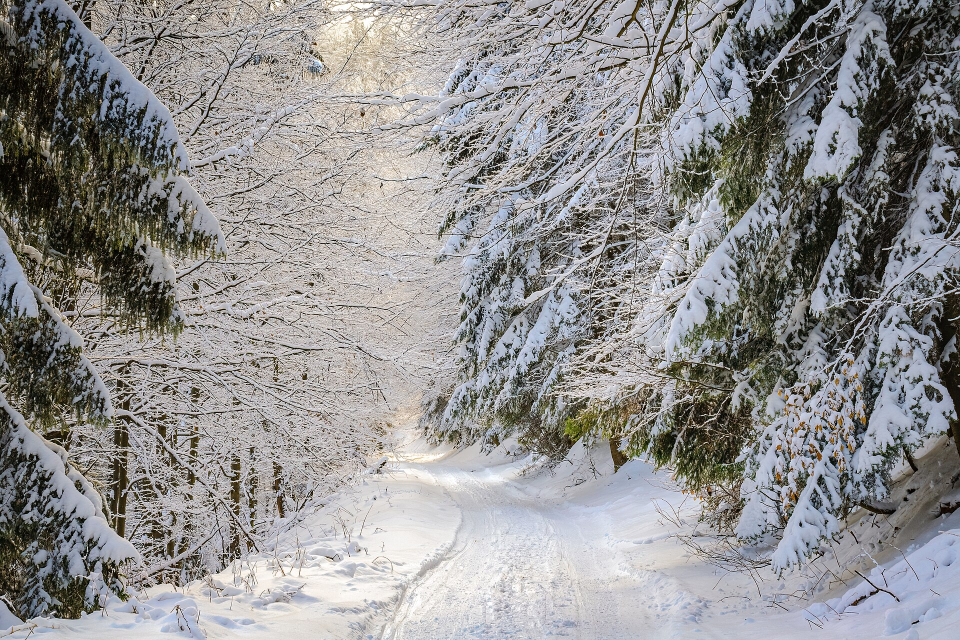
#> input picture assets_cache/moroz_avto/1920px-Picturesque_path_in_the_winter_forest_%2854159942433%29.jpg, 1920 x 1280 px, found by its file name (shown at 1/2 size)
$ python -i whiteboard_termo.py   (imports and definitions only)
#> lines starting #> are read from the running program, lines starting #| are printed output that depends on the picture
# Whiteboard explainer: pencil draws line-art scenes, radiator colour fills, overlays, word captions.
import json, math, subprocess, sys
import numpy as np
from PIL import Image, ImageDraw, ImageFont, ImageFilter

S = '/tmp/claude-0/-home-claude/1aa8b6ad-0ff9-5c05-a29e-50e8238d6250/scratchpad/osbb'
W, H, FPS = 1080, 1920, 30
PAPER = np.array([250, 249, 246], float)
RED = (226, 38, 44); PINK = (240, 120, 130); BLUE = (70, 130, 230); INKC = (22, 22, 26)
FB = '/usr/share/fonts/opentype/inter/Inter-ExtraBold.otf'
F = lambda s: ImageFont.truetype(FB, s)
# [1 line not run here, left out]
# [1 line that did not run here, left out]
# [1 line that did not run here, left out]
def wt(i): return words[i][1]

# ---------- assets ----------
BOX = (120, 70, 841, 1250)  # x, y, w, h of drawing area
def load_art(name):
    im = Image.open(f'{S}/img/{name}').convert('L')
    c = Image.new('L', (572, 850), 255); c.paste(im.crop((0, 0, 572, min(850, im.height))), (0, 0))
    c = c.resize((BOX[2], BOX[3]), Image.LANCZOS)
    a = 255 - np.asarray(c, float)
    a = np.clip((a - 25) * 1.35, 0, 255) / 255.0  # ink alpha, clean paper
    full = np.zeros((H, W)); full[BOX[1]:BOX[1] + BOX[3], BOX[0]:BOX[0] + BOX[2]] = a
    return full
def art_xy(x, y):  # 572x850 coords -> frame coords
    s = BOX[2] / 572; return BOX[0] + x * s, BOX[1] + y * s

# [1 line that did not run here, left out]

# pencil sprite (code-drawn): tip at lower-left, body going up-right
def make_pencil(L=420, Wd=46):
#> called with L = 420, Wd = 46
    big = Image.new('RGBA', (L + 40, Wd + 40), (0, 0, 0, 0)); d = ImageDraw.Draw(big)
#> after `big = Image.new('RGBA', (L + 40, Wd + 40), (0, 0, 0, 0))`: big: PIL image 460x86 RGBA; every value is 0
    y0, y1, cy = 20, 20 + Wd, 20 + Wd / 2
    tipx, cone, ferr = 20, 95, 40
    d.polygon([(tipx, cy), (tipx + cone, y0), (tipx + cone, y1)], fill=(236, 200, 150), outline=INKC)  # wood cone
    d.polygon([(tipx, cy), (tipx + 30, cy - 7), (tipx + 30, cy + 7)], fill=(40, 40, 45))  # graphite
    bx0, bx1 = tipx + cone, L - ferr - 30
    d.rectangle([bx0, y0, bx1, y1], fill=(250, 196, 40), outline=INKC, width=3)  # yellow body
    d.line([(bx0, cy - 8), (bx1, cy - 8)], fill=(255, 220, 110), width=4); d.line([(bx0, cy + 9), (bx1, cy + 9)], fill=(215, 160, 20), width=4)
    d.rectangle([bx1, y0 - 2, bx1 + ferr, y1 + 2], fill=(190, 190, 198), outline=INKC, width=3)  # ferrule
    for k in range(3): d.line([(bx1 + 10 + k * 10, y0), (bx1 + 10 + k * 10, y1)], fill=(140, 140, 150), width=2)
    d.rounded_rectangle([bx1 + ferr, y0, bx1 + ferr + 30, y1], 10, fill=(240, 130, 150), outline=INKC, width=3)  # eraser
    rot = big.rotate(35, expand=True, resample=Image.BICUBIC)  # tilt: tip lower-left
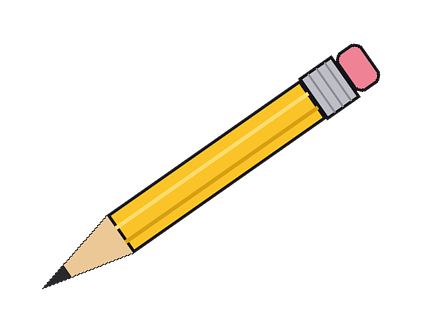
#> rot: PIL image 428x336 RGBA; mean R, G, B, A 23.4, 18.8, 8.6, 29.7; transparent parts drawn white
    # find tip position after rotation
    a = np.asarray(rot)[..., 3]; ys, xs = np.nonzero(a > 10)
#> after `a = np.asarray(rot)[..., 3]`:
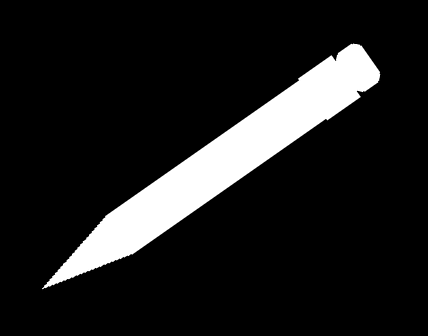
#> a: shape (336, 428); min 0, max 255, mean 29.7
#> after `ys, xs = np.nonzero(a > 10)`: ys = 17123 values from 43 to 289; xs = 17123 values, max 380 at index 1408, min 42 at index 17119, mean 224.5
    i = np.argmin(xs - ys * 0.0 + (-ys) * -1.0 * 0 + xs * 0)  # leftmost point
#> i = 17119
    k = np.argmax(ys - xs)  # bottom-left extreme
#> k = 17122
    return rot, (xs[k], ys[k])
hand, TIP = make_pencil()
#> TIP = (42, 289)

# ---------- helpers ----------
def ease(t): t = max(0., min(1., t)); return t * t * (3 - 2 * t)
# [28 lines left out: functions reveal_mask, compose, rect_mask, not called in this run]

def overlay(frame, fn):
    im = Image.fromarray(frame.clip(0, 255).astype('uint8')); d = ImageDraw.Draw(im); fn(im, d); return im

# [15 lines left out: functions heat, thermo, not called in this run]

# ---------- captions ----------
KEY = {"п'ятірку,", 'не', 'працює.', 'трійка', 'двадцять', 'четвірка', 'двадцяти', 'чотирьох.', 'гріє.', 'закривається,', 'холоне.',
       'вікно.', 'холодно,', 'лічильник', 'будинку.', 'коротко,', 'цифру.', 'економіку.'}
groups, cur = [], []
# [4 lines not run here, left out]
# [11 lines left out: function caption, not called in this run]

def paste_hand(im, tip):
    if tip: im.paste(hand, (int(tip[0] - TIP[0]), int(tip[1] - TIP[1])), hand)

# ---------- scenes ----------
RAD4 = (84, 480, 320, 640); RAD1 = (70, 455, 200, 602)
# [98 lines left out: functions scene_draw, frame, not called in this run]

# [9 lines not run here, left out]

>>> result = load_art('../assets_cache/moroz_avto/1920px-Picturesque_path_in_the_winter_forest_%2854159942433%29.jpg')
#> in load_art (call 2), `im = Image.open(f'{S}/img/{name}').convert('L')`:
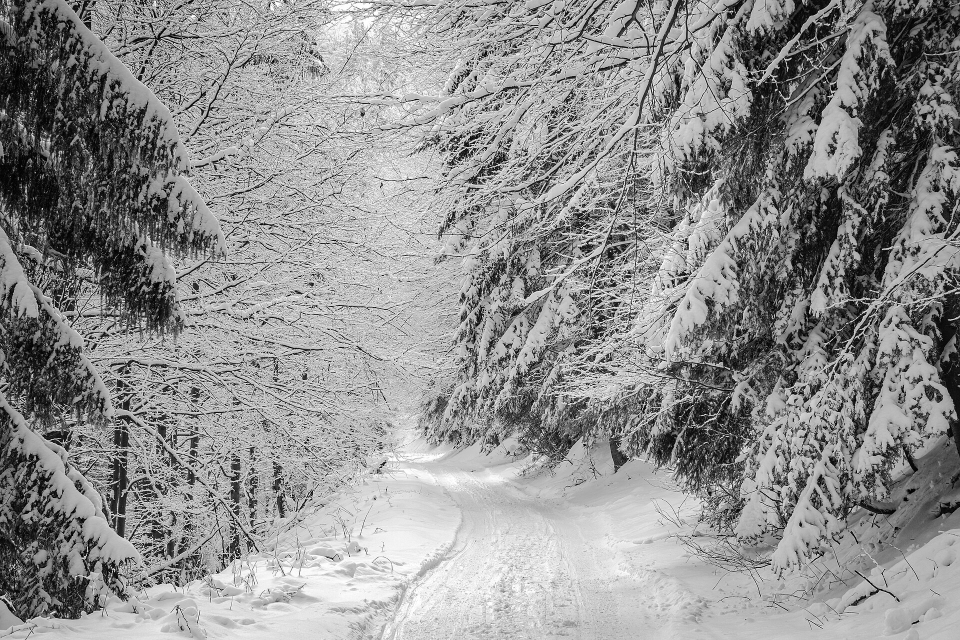
#> im: PIL image 1920x1280 L (shown at 1/2 size); min 0, max 255, mean 143.3
#> in load_art (call 2), `c = Image.new('L', (572, 850), 255)`: c: PIL image 572x850 L; every value is 255
#> in load_art (call 2), `c = c.resize((BOX[2], BOX[3]), Image.LANCZOS)`:
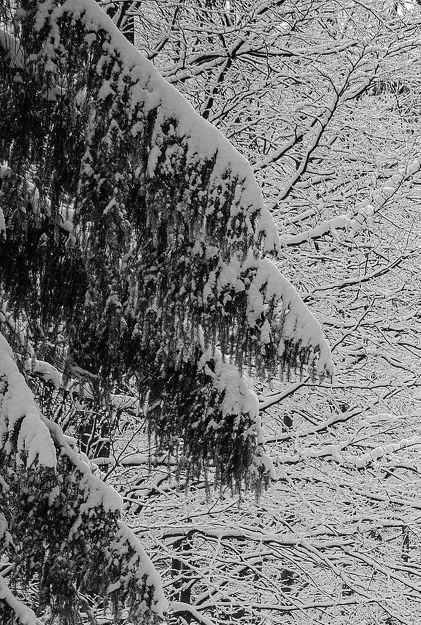
#> c: PIL image 841x1250 L (shown at 1/2 size); min 0, max 255, mean 116.6
#> in load_art (call 2), `a = 255 - np.asarray(c, float)`:
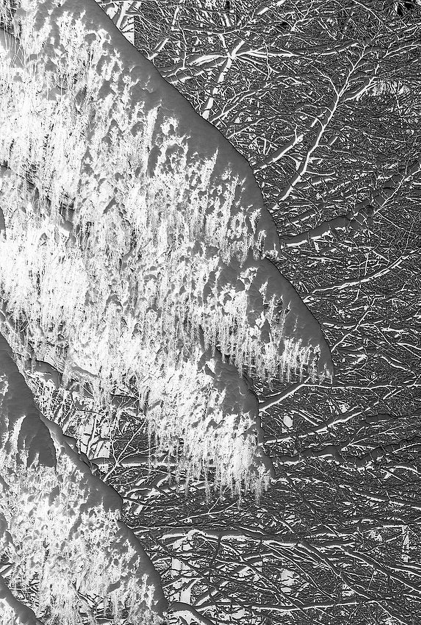
#> a: shape (1250, 841) float64 (shown at 1/2 size); min 0, max 255, mean 138.4
#> in load_art (call 2), `a = np.clip((a - 25) * 1.35, 0, 255) / 255.0`:
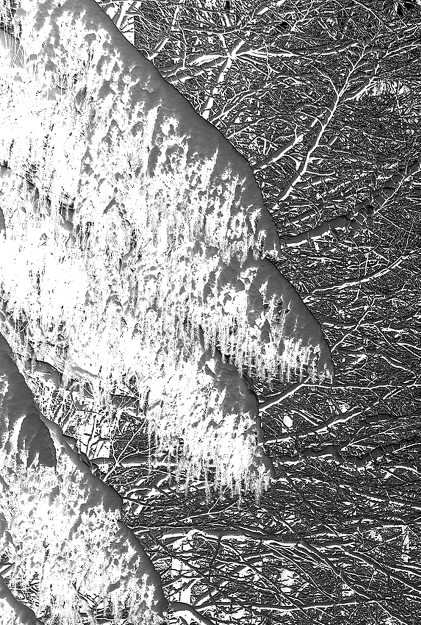
#> a: shape (1250, 841) float64 (shown at 1/2 size); min 0, max 1, mean 0.573
#> in load_art (call 2), `full[BOX[1]:BOX[1] + BOX[3], BOX[0]:BOX[0] + BOX[2]] = a`:
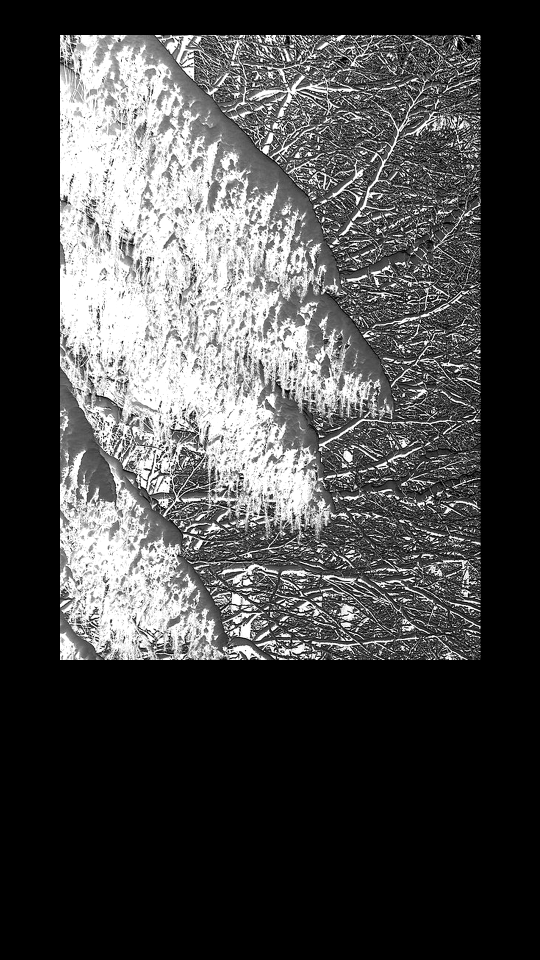
#> full: shape (1920, 1080) float64 (shown at 1/2 size); min 0, max 1, mean 0.291
